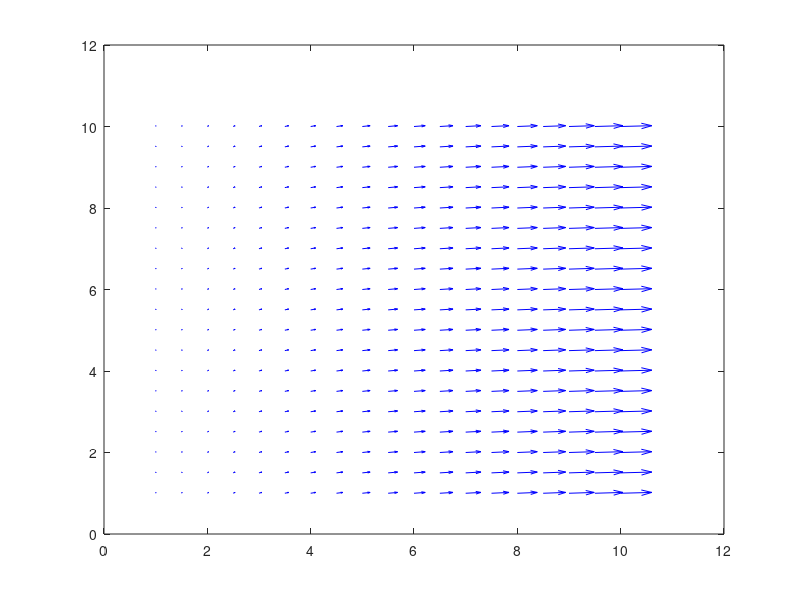
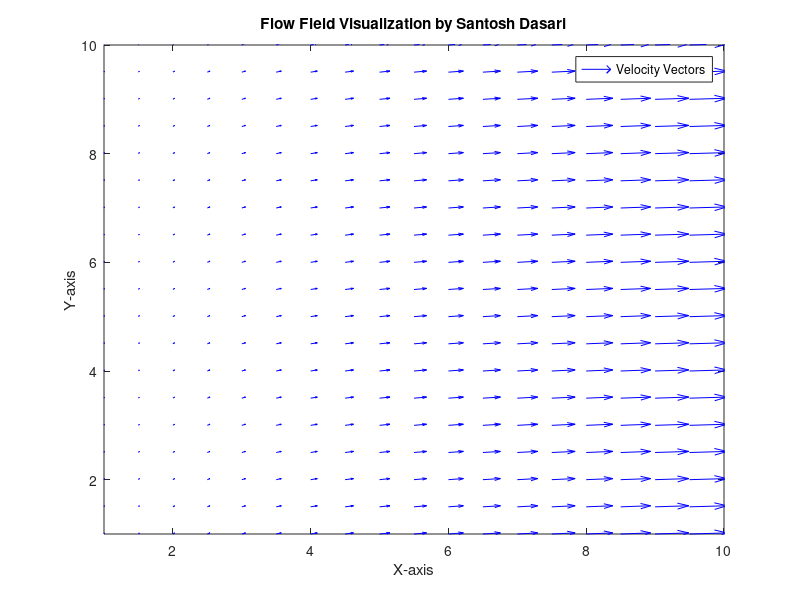

These figures' MATLAB source, in order:
clear all
clc

% Define the grid
[x, y] = meshgrid(1:0.5:10, 1:0.5:10);

% Define the velocity components
u = 3 * x.^2;
v = 10 * ones(size(x));

% Create the plot
figure;
quiver(x, y, u, v, 'b');
hold on;

% Add streamlines
startx = zeros(1, 5);  % x = 0 for all streamlines
starty = linspace(1, 10, 5);  % 5 evenly spaced y-values from 1 to 10
streamline(x, y, u, v, startx, starty);

% Create the plot
figure;
quiver(x, y, u, v, 'b');
hold on;

% Add streamlines
startx = zeros(1, 5);  % x = 0 for all streamlines
starty = linspace(1, 10, 5);  % 5 evenly spaced y-values from 1 to 10
streamline(x, y, u, v, startx, starty);

% Add labels and title
xlabel('X-axis');
ylabel('Y-axis');
title('Flow Field Visualization by Santosh Dasari');

% Add a legend
legend('Velocity Vectors', 'Streamlines', 'Location', 'best');

% Adjust axis limits for better visualization
axis([1 10 1 10]);

